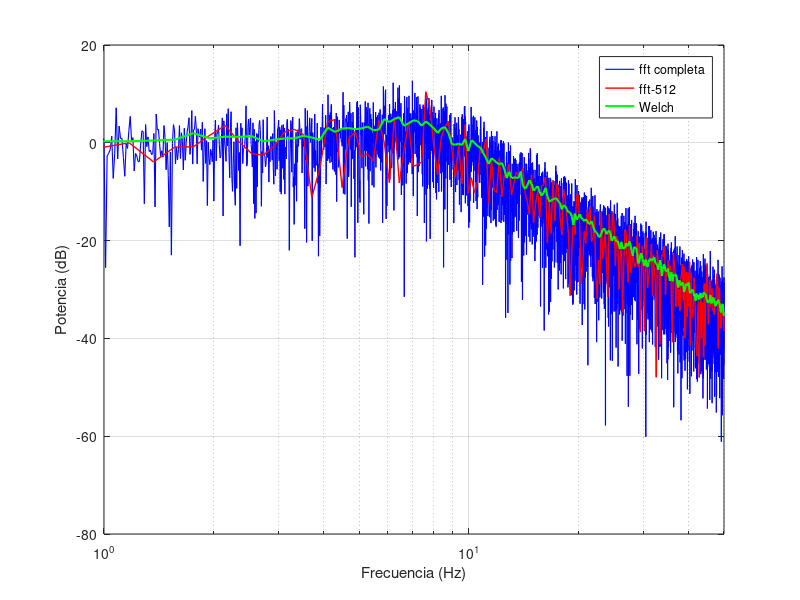

Reproduce this figure in MATLAB.
%% 1. Configuración de la Señal (10,000 muestras)
randn('state',0);
n=10000;
e=randn(n,1);

Fs = 100;                     % Frecuencia de muestreo (Hz)
t = (0:9999)/Fs;               % Vector de tiempo (10,000 muestras)

A = [1 -1.5 0.7];
B = [0 1 0.5];

S = tf(B,A,1/Fs);
x = filter(B,A,e);

%% 2. Cálculos de los 3 Escenarios

% --- Escenario A: fft(x, 512) ---
% Solo toma las primeras 512 muestras.
X_recortada = fft(x, 512);
P_recortada = (abs(X_recortada)/512).^2; % Potencia de la FFT
P_recortada = P_recortada(1:257);        % Nos quedamos con la mitad positiva
% Cada bin es de ancho Deltaf=Fs/512
% Entonces para explicar realmente la potencia que entró en el bin tenemos
% que dividir por Deltaf
% Además tenemos que multiplicar por 2 porque vemos la versión unilateral
P_recortada = P_recortada(1:257)/(Fs/512)*2;        
f_512 = (0:256)*(Fs/512);

% --- Escenario B: fft(x) con el Total (10,000 muestras) ---
% Toma toda la señal, pero al no promediar, el piso de ruido oscila salvajemente.
X_total = fft(x);
N_total = length(x);
% Cuidado que cada bin es de ancho Deltaf=Fs/N_total
% Entonces para explicar realmente la potencia que entró en el bin tenemos
% que dividir por Deltaf
% Además tenemos que multiplicar por 2 porque vemos la versión unilateral
P_total = 2 * (abs(X_total)/N_total).^2 / (Fs/N_total);
P_total = P_total(1:N_total/2+1);
f_total = (0:N_total/2)*(Fs/N_total);

% --- Escenario C: Welch con ventanas de 512 (Promediado) ---
% Divide en bloques de 512, promedia (mitiga ruido), pero la ventana de Hamming 
% ensancha la base del pico (pérdida de resolución/resolución espectral).
[P_welch, f_welch] = pwelch(x, 512, [], 512, Fs);


%% 3. Gráficos Comparativos
figure();

% Gráfico 1: FFT Recortada
%subplot(3,1,1);
semilogx(f_total, 10*log10(P_total), 'b', 'LineWidth', 0.8);
hold on
semilogx(f_512, 10*log10(P_recortada), 'r', 'LineWidth', 1);
semilogx(f_welch, 10*log10(P_welch), 'g', 'LineWidth', 1.5);
xlabel('Frecuencia (Hz)'); ylabel('Potencia (dB)'); grid on; xlim([1 Fs/2]);
legend('fft completa','fft-512','Welch')
